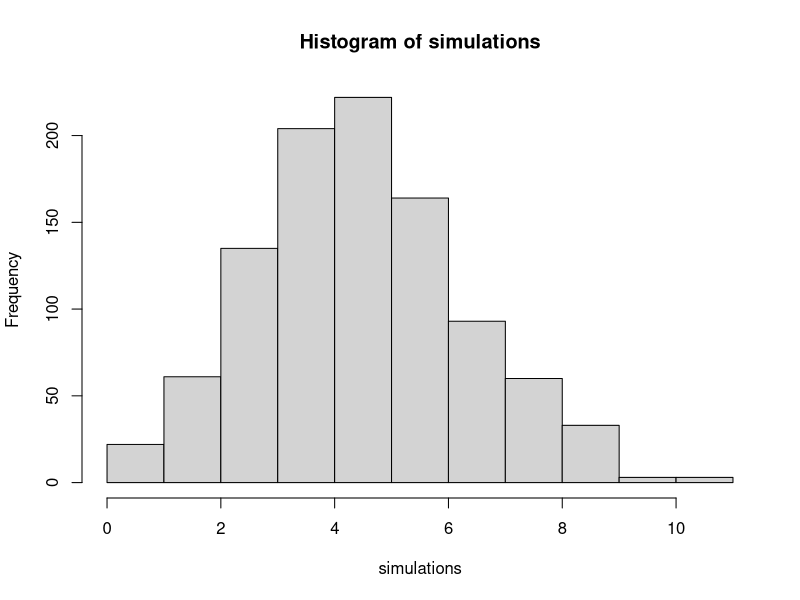

Source code (R):
## ---- chunk 1
library(tidyverse)
## ---- chunk 2
set.seed(1234)

simulations <- rbinom(n = 1000, size = 20, prob = .317)

table(simulations)

#top line is the number of makes. the bottom line is the number of times that outcome happens.
#The changes of 13 or more are next to 0. 
## ---- chunk 3

set.seed(1234)

simulations <- rbinom(n = 1000, size = 15, prob = .326)

hist(simulations)



table(simulations)
## ---- chunk 4

library(dplyr)

set.seed(1234)

simulations <- rbinom(n = 1000, size = 1, prob = .377)

four_in_a_row <- mean(simulations == 1 & lead(simulations, 1) == 1 & lead(simulations, 2) == 1 & lead(simulations, 3) == 1)

odds <- 1/four_in_a_row
## ---- chunk 5
set.seed(1234)

simulations <- rbinom(n = 1000, size = 17, prob = .465)

table(simulations)
